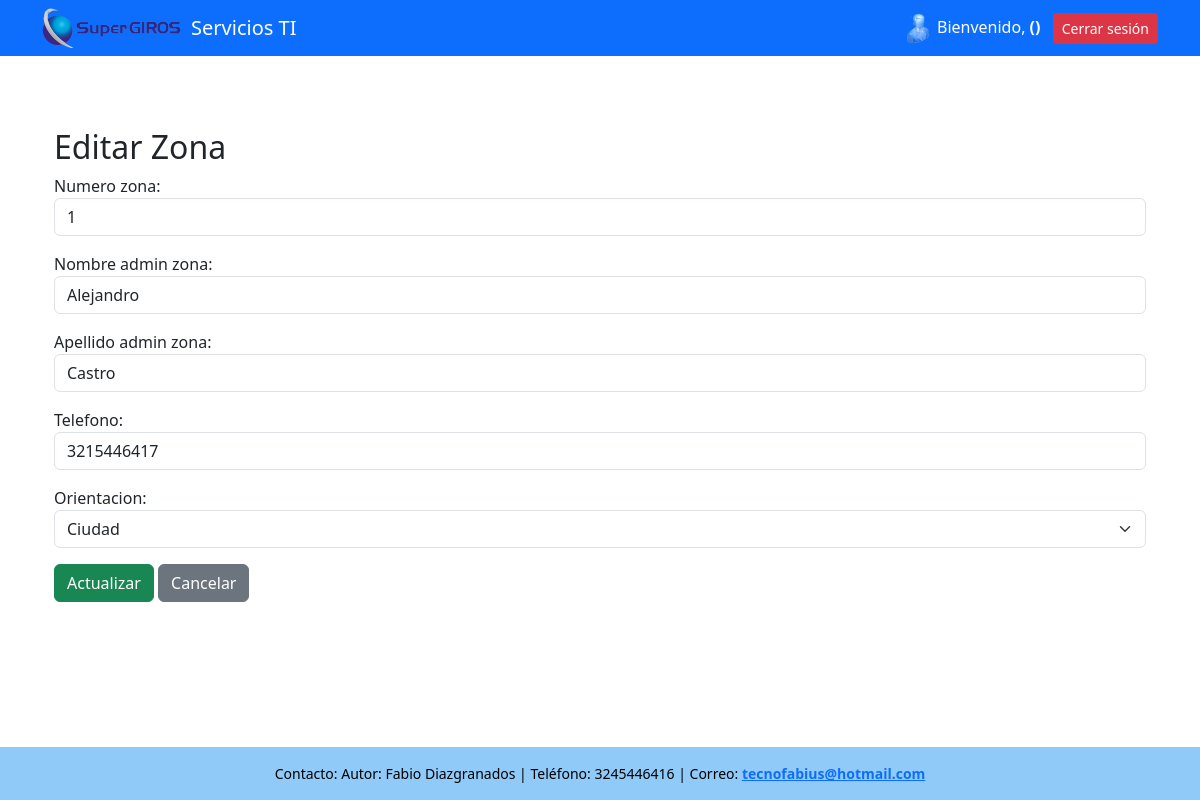
The page /zonas/editar/1/ (signed in) on the database its author committed.
### servicios_ti/models.py (models this page shows, shortened)
class Zona(models.Model):
    ORIENTACION = [
        ('ciudad', 'Ciudad'),
        ('poblaciones', 'Poblaciones'),
    ]
    numero_zona = models.PositiveIntegerField(unique=True)
    nombre_admin_zona = models.CharField(max_length=255)
    apellido_admin_zona = models.CharField(max_length=255)
    telefono = models.CharField(max_length=15)
    orientacion = models.CharField(max_length=20, choices=ORIENTACION)

### servicios_ti/views.py (the view)
# urls.py: path('zonas/editar/<int:zona_id>/', views.editar_zona, name='editar_zona'),
def editar_zona(request, zona_id):
    if 'usuario_id' not in request.session:
        return redirect('login')
    zona = get_object_or_404(Zona, id=zona_id)
    if request.method == 'POST':
        form = ZonaForm(request.POST, instance=zona)
        if form.is_valid():
            form.save()
            messages.success(request, 'Zona actualizada exitosamente.')
            return redirect('lista_zonas')
    else:
        form = ZonaForm(instance=zona)
    return render(request, 'editar_zona.html', {'form': form})

### servicios_ti/forms.py
class ZonaForm(forms.ModelForm):
    class Meta:
        model = Zona
        fields = ['numero_zona', 'nombre_admin_zona', 'apellido_admin_zona', 'telefono', 'orientacion']
        widgets = {
            'numero_zona': forms.NumberInput(attrs={'class': 'form-control'}),
            'nombre_admin_zona': forms.TextInput(attrs={'class': 'form-control'}),
            'apellido_admin_zona': forms.TextInput(attrs={'class': 'form-control'}),
            'telefono': forms.TextInput(attrs={'class': 'form-control'}),
            'orientacion': forms.Select(attrs={'class': 'form-select'}),
        }

### servicios_ti/templates/editar_zona.html (shortened to what this page needs)
{% extends "base.html" %}
{% block content %}
<div class="container mt-5">
    <h2>Editar Zona</h2>
    <form method="post">
        {{ form.as_p }}
        <button type="submit" class="btn btn-success">Actualizar</button>
        <a href="{% url 'lista_zonas' %}" class="btn btn-secondary">Cancelar</a>
    </form>
</div>
{% endblock %}

### servicios_ti/templates/base.html (style rules this page uses)
html, body { height: 100%; margin: 0; }

### rows shown on the page
Zona: numero_zona "1", nombre_admin_zona "Alejandro", apellido_admin_zona "Castro", telefono "3215446417", orientacion "Ciudad"
